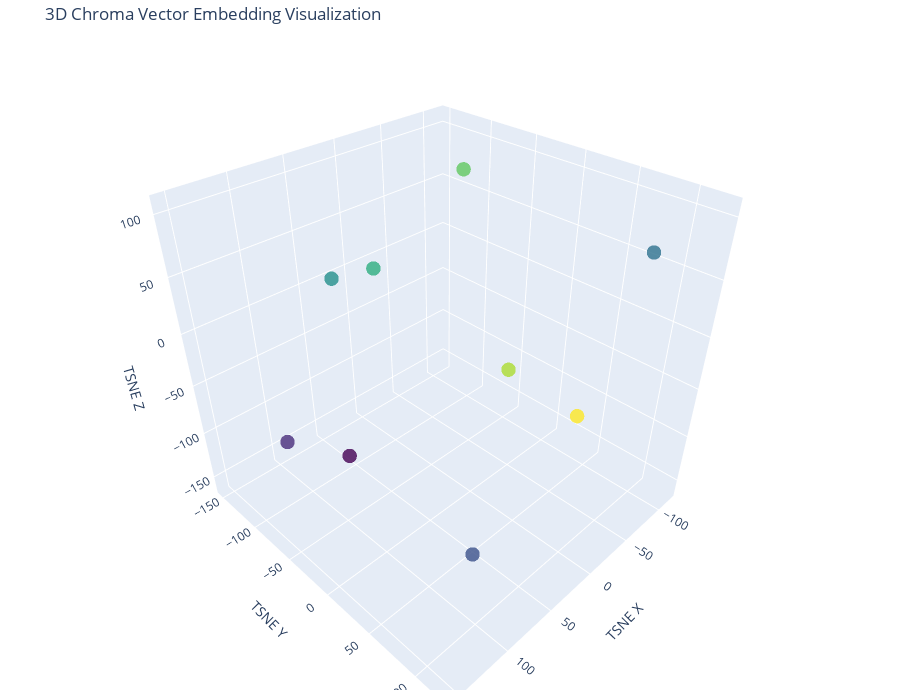

The cell this chart's notebook holds for it:
### Markdown cell above
## <span style = "font-family: Great Vibes, cursive"> 📊 3D</snap>

### Code cell
# Convert embeddings to NumPy array
vectors = np.array(retrieved_data['embeddings'])
documents = retrieved_data['documents']

# Ensure perplexity is valid
perplexity_value = min(10, max(1, len(vectors) - 1))

# Apply t-SNE for dimensionality reduction
tsne = TSNE(n_components=3, perplexity=perplexity_value, random_state=42)
reduced_vectors = tsne.fit_transform(vectors)

# Create 3D scatter plot
fig = go.Figure(data=[go.Scatter3d(
    x=reduced_vectors[:, 0],
    y=reduced_vectors[:, 1],
    z=reduced_vectors[:, 2],
    mode='markers',
    marker=dict(size=5, opacity=0.8, color=np.linspace(0, 1, len(reduced_vectors)), colorscale='Viridis'),
    text=[f"Text: {d[:100]}..." for d in documents],  # Show first 100 chars on hover
    hoverinfo='text'
)])

# Update layout
fig.update_layout(
    title="3D Chroma Vector Embedding Visualization",
    scene=dict(
        xaxis_title="TSNE X",
        yaxis_title="TSNE Y",
        zaxis_title="TSNE Z"
    ),
    width=900,
    height=700,
    margin=dict(r=20, b=10, l=10, t=40)
)

# Show the plot
fig.show()

### Figure 1 — Plotly figure (JSON) as saved in the notebook; plotly's stock layout.template omitted (floating-point values rounded to 4 significant figures)
{"data": [{"hoverinfo": "text", "marker": {"color": [0, 0.125, 0.25, 0.375, 0.5, 0.625, 0.75, 0.875, 1], "colorscale": [[0, "#440154"], [0.1111, "#482878"], [0.2222, "#3e4989"], [0.3333, "#31688e"], [0.4444, "#26828e"], [0.5556, "#1f9e89"], [0.6667, "#35b779"], [0.7778, "#6ece58"], [0.8889, "#b5de2b"], [1, "#fde725"]], "opacity": 0.8, "size": 5}, "mode": "markers", "text": ["Text: #include <stdio.h>\nint main() {...", "Text:     int x = 10;...", "Text:     printf(\"Hello, World! %d\", x);...", "Text:     return 0;...", "Text: }...", "Text: def greet():...", "Text:     x = 10...", "Text:     print(f\"Hello, World! {x}\")...", "Text: greet()..."], "type": "scatter3d", "x": [52.09, 153.1, 70.99, -115.8, 21.72, 105.1, -42.21, -59.89, 34.0], "y": [-106.1, -40.26, 68.9, 77.31, -150.6, 10.47, -54.26, -13.03, 123.8], "z": [-161.0, -41.85, -139.9, 55.81, -2.242, 100.6, 105.9, -71.57, 7.933]}], "layout": {"height": 700, "margin": {"b": 10, "l": 10, "r": 20, "t": 40}, "scene": {"xaxis": {"title": {"text": "TSNE X"}}, "yaxis": {"title": {"text": "TSNE Y"}}, "zaxis": {"title": {"text": "TSNE Z"}}}, "title": {"text": "3D Chroma Vector Embedding Visualization"}, "width": 900}}
